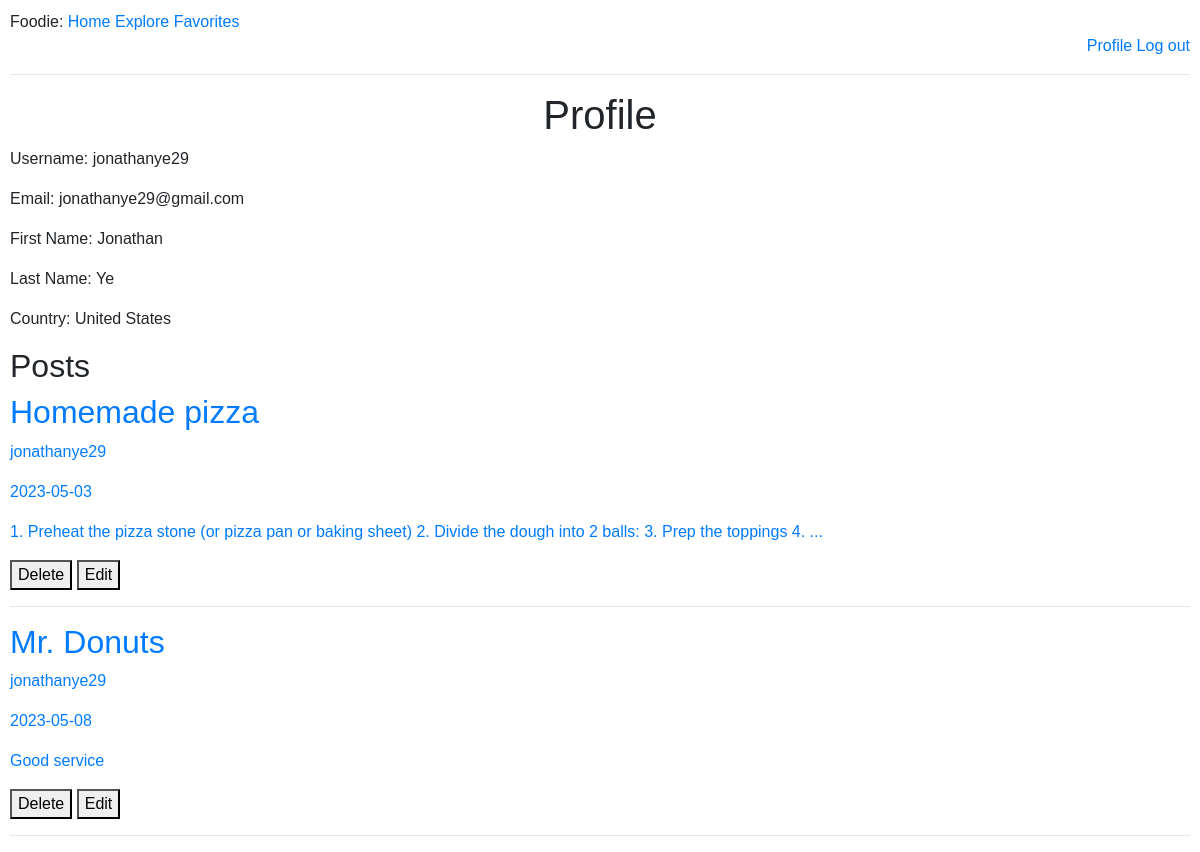
The app's page /profile-user (signed in) with its own data.
### tables this page shows
CREATE TABLE users (
        id INTEGER PRIMARY KEY,
        name TEXT,
        surname TEXT,
        country TEXT,
        username TEXT,
        email TEXT,
        password TEXT
    );

CREATE TABLE recipes(
        id INTEGER PRIMARY KEY,
        title VARCHAR(100),
        timestamp TEXT,
        content TEXT,
        ingredients TEXT,
        user_id INTEGER,
        FOREIGN KEY (user_id) REFERENCES users(id) on delete cascade
    );

CREATE TABLE reviews(
        id INTEGER PRIMARY KEY,
        name VARCHAR(100),
        timestamp TEXT,
        stars INTEGER,
        content TEXT,
        location TEXT,
        user_id INTEGER,
        FOREIGN KEY (user_id) REFERENCES users(id) on delete cascade
    );

### app.py (the view)
@app.route('/profile-user')
@token_required
def profile_user():
    data = jwt.decode(session['token'], token_key, algorithms=['HS256'])
    user_id = data['user_id']
    query = f"SELECT * from users where id={user_id}"
    db = database_worker('social_net.db')
    user = db.search(query=query)
    if user:
        user = user[0]
        query_posts = f"SELECT title, user_id, DATE(timestamp), content, id from recipes where user_id={user_id}"
        query_reviews = f"SELECT name, user_id, DATE(timestamp), content, id, user_id from reviews where user_id={user_id}"
        posts = db.search(query=query_posts)
        reviews = db.search(query=query_reviews)
        for i in range(len(posts)):
            for j in range(len(posts[i])):
                if j == 1:
                    user_id = posts[i][j]
                    query_user = f"SELECT username from users where id={user_id}"
                    username = db.search(query=query_user)
                    posts[i] = list(posts[i])
                    posts[i][j] = username[0][0]
                    posts[i] = tuple(posts[i])
        for i in range(len(reviews)):
            for j in range(len(reviews[i])):
                if j == 1:
                    reviews = list(reviews)
                    user_id = reviews[i][j]
                    query_username = f"SELECT username from users where id={user_id}"
                    username = db.search(query=query_username)
                    reviews[i] = list(reviews[i])
                    reviews[i][j] = username[0][0]
        return render_template('profile-user.html', title=f'{user[0]}', user=user, posts=posts,
                               login=True, user_id=user_id, reviews=reviews)
    return render_template('profile-user.html', title=f'{user[0]}', login=True, user=user, user_id=user_id)

### app.py (called while the page is built)
def token_required(f):
    @wraps(f)
    def decorated(*args, **kwargs):
        if 'token' not in session:
            print("No token")
            return redirect(url_for('login'))
        try:
            print("Decoding token")
            data = jwt.decode(session['token'], token_key, algorithms=['HS256'])
        except:
            print("Wrong Token")
            return redirect(url_for('login'))
        return f(*args, **kwargs)
    return decorated

### my_lib.py (called while the page is built)
    def search(self, query):
        result = self.cursor.execute(query).fetchall()
        return result

### templates/profile-user.html
{% extends "base.html" %}
{% block content %}
    <h1>Profile</h1>
    <p>Username: {{ user[4] }}</p>
    <p>Email: {{ user[5] }}</p>
    <p>First Name: {{ user[1] }}</p>
    <p>Last Name: {{ user[2] }}</p>
    <p>Country: {{ user[3] }}</p>
    <h2>Posts</h2>
    {% for post in posts %}
    <a href="{{ url_for('recipe_page', post_id=post[4]) }}">
    <div class="post">
        <h2 class="post-title">{{ post[0]}}</h2>
        <p class="post-author">{{ post[1]}}</p>
        <p class="post-date">{{ post[2]}}</p>
        <p class="post-content">{{ post[3] }}</p>
        {% if admin == post[5] %}
        <a href="{{ url_for('delete_post', post_id=post[4]) }}" onclick="return confirm('Are you sure you want to delete this post?');"><button class="delete-post-btn">Delete</button></a>
        <a href="{{ url_for('edit_post', post_id=post[4]) }}"><button class="edit-post-btn">Edit</button></a>
        {% endif %}
    </div>
    </a>
    <hr>
    {% endfor %}
    {% for review in reviews %}
    <a href="{{ url_for('review', id=review[4]) }}">
    <div class="post">
        <h2 class="post-title">{{ review[0]}}</h2>
        <p class="post-author">{{ review[1]}}</p>
        <p class="post-date">{{ review[2]}}</p>
        <p class="post-content">{{ review[3] }}</p>
    </div>
        <a href="{{ url_for('delete_review', id=review[4]) }}" onclick="return confirm('Are you sure you want to delete this post?');"><button class="delete-post-btn">Delete</button></a>
        <a href="{{ url_for('edit_review', id=review[4]) }}"><button class="edit-post-btn">Edit</button></a>
        <hr>
    {% endfor %}
{% endblock %}

### static/registration.css (style rules this page uses)
body, button, input, select, textarea, h1, h2, h3, h4, h5, h6, p, span, div, a { font-family: Arial, sans-serif; }

### static/my_style.css (style rules this page uses)
body, button, input, select, textarea, h1, h2, h3, h4, h5, h6, p, span, div, a { font-family: Arial, sans-serif; }
body { margin: 10px; }
h1 { text-align: center; }

### records on screen
users: username "jonathanye29", email "jonathanye29@gmail.com", name "Jonathan", surname "Ye", country "United States", username "jonathanye29", username "jonathanye29"
recipes: title "Homemade pizza", content "1. Preheat the pizza stone (or pizza pan or baking sheet) 2. Divide the dough into 2 balls: 3. Prep the toppings 4. ..."
reviews: name "Mr. Donuts", content "Good service"

### other values on screen
{{ post[2] }} "2023-05-03"
{{ review[2] }} "2023-05-08"
